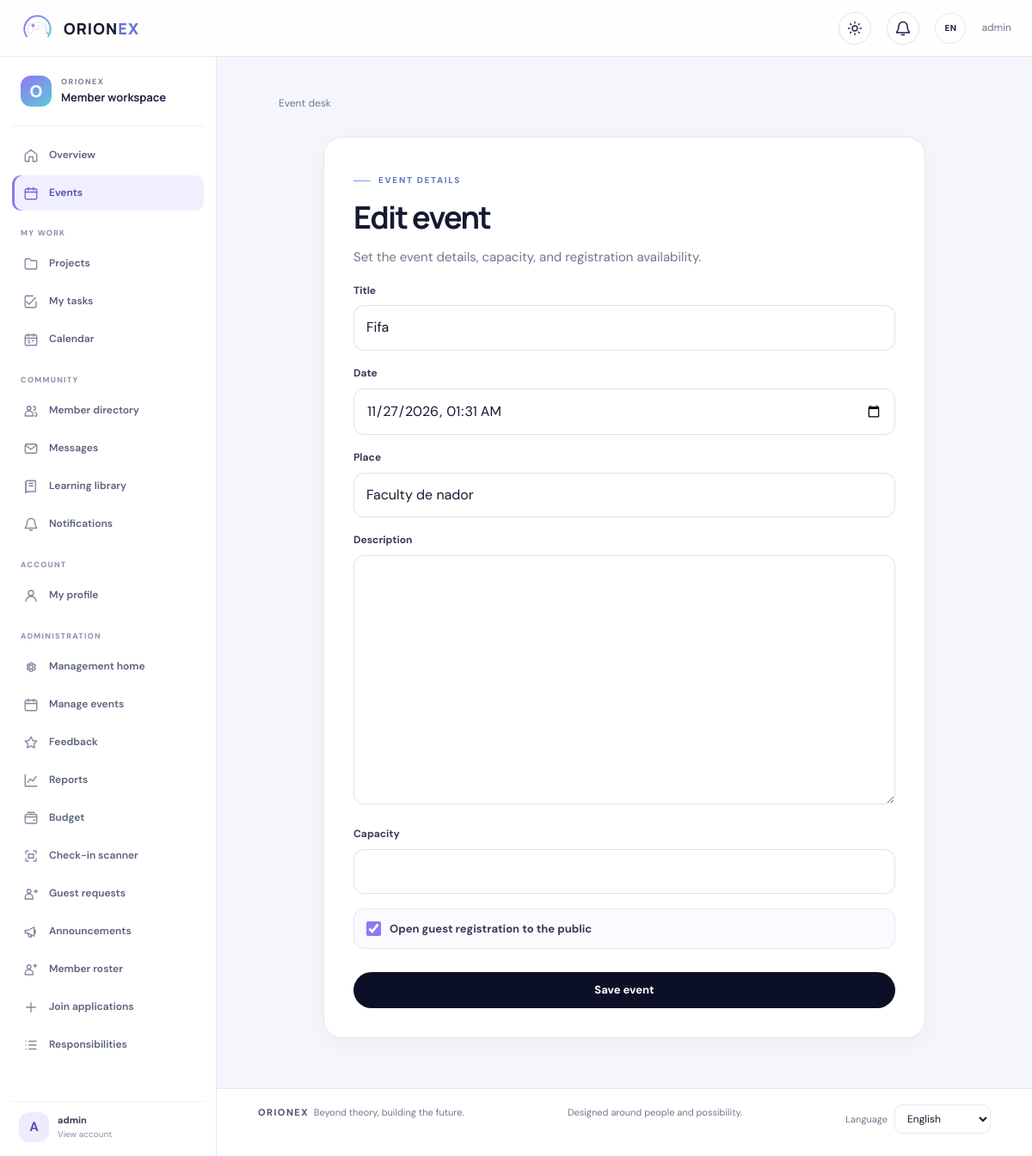
/events/4/edit/ (signed in), run on the app's committed database.
### core/models.py (models this page shows, shortened)
class Event(models.Model):
    title = models.CharField(max_length=200)
    date = models.DateTimeField()
    place = models.CharField(max_length=200, blank=True)
    registration_open = models.BooleanField(default=False)
    description = models.TextField(blank=True)
    capacity = models.PositiveIntegerField(null=True, blank=True)

### core/views.py (the view)
# urls.py: path('events/<int:event_id>/edit/', views.event_edit, name='event_edit'),
@capability_required("can_manage_events")
def event_edit(request, event_id=None):
    event = get_object_or_404(Event, id=event_id) if event_id else None
    if request.method == "POST":
        form = EventForm(request.POST, instance=event)
        if form.is_valid():
            is_new = event is None
            changed = bool(form.changed_data)
            saved = form.save()
            if is_new:
                _notify_members(f"New event: {saved.title}", "A new club event is on the calendar.", f"/events/{saved.pk}/")
            elif changed:
                _notify_members(f"Event updated: {saved.title}", "Event details have changed. Check the latest information.", f"/events/{saved.pk}/")
            messages.success(request, f"{saved.title} has been saved.")
            return redirect("events")
    else:
        form = EventForm(instance=event)
    return render(request, "core/event_form.html", {"form": form, "event": event})

### core/forms.py
class EventForm(forms.ModelForm):
    capacity = forms.IntegerField(required=False, min_value=1)
    date = forms.DateTimeField(
        input_formats=["%Y-%m-%dT%H:%M"],
        widget=forms.DateTimeInput(
            format="%Y-%m-%dT%H:%M",
            attrs={"type": "datetime-local"},
        ),
    )
    class Meta:
        model = Event
        fields = ("title", "date", "place", "description", "capacity", "registration_open")

### core/context_processors.py (called while the page is built)
def member_capabilities(request):
    unread_notifications = Notification.objects.filter(
        recipient=request.user, read_at__isnull=True
    ).count() if request.user.is_authenticated else 0
    unread_messages = Message.objects.filter(recipient=request.user, is_read=False).count() if request.user.is_authenticated else 0
    return {
        "capabilities": {
            capability: has_capability(request.user, capability)
            for capability in CAPABILITIES
        },
        "notification_unread": unread_notifications,
        "unread": unread_messages,
    }

### core/permissions.py (called while the page is built)
def has_capability(user, capability):
    if not user.is_authenticated:
        return False
    if user.is_superuser:
        return True
    try:
        member = user.member
    except user._meta.model.member.RelatedObjectDoesNotExist:
        member = None
    return bool(member and getattr(member, capability, False))

def capability_required(*capabilities):
    def decorate(view):
        @wraps(view)
        def wrapped(request, *args, **kwargs):
            if not request.user.is_authenticated:
                return redirect_to_login(request.get_full_path(), "/login/")
            if not any(has_capability(request.user, capability) for capability in capabilities):
                raise PermissionDenied
            return view(request, *args, **kwargs)
        return wrapped
    return decorate

### core/templates/core/event_form.html (shortened to what this page needs)
{% extends 'core/base.html' %}
{% block body %}
<main class="page page-narrow">
  <a class="admin-link" href="/events/"> Event desk</a>
  <section class="card form-card" style="margin-top:18px">
    <span class="eyebrow">Event details</span>
    <h1>{% if event %}Edit event{% else %}Create an event{% endif %}</h1>
    <p class="muted">Set the event details, capacity, and registration availability.</p>
    <form method="post">{% csrf_token %}
      {% for field in form %}
        <div class="field">
          {% if field.name == "registration_open" %}<label class="checkbox-field">{{ field }} <span>Open guest registration to the public</span></label>
          {% else %}<label for="{{ field.id_for_label }}">{{ field.label }}</label>{{ field }}{% endif %}
        </div>
      {% endfor %}
      <button class="button" type="submit">Save event</button>
    </form>
  </section>
</main>
{% endblock %}

### core/templates/core/base.html (shortened to what this page needs)
{% load static %}
<!doctype html>
<html lang="en">
<head>
  <link rel="stylesheet" href="{% static 'core/site.css' %}?v=member-workspace-2">
</head>
<body{% if user.is_authenticated %} class="workspace-app"{% endif %}>
  <header class="site-header{% if user.is_authenticated %} workspace-topbar{% endif %}">
    <div class="nav-wrap">
      <a class="brand" href="{% if user.is_authenticated %}/home/{% else %}/{% endif %}">
        <img src="{% static 'core/orionex-mark.svg' %}" alt="">
        <span>ORION<span style="color:#6176d6">EX</span></span>
      </a>
      <button type="button" class="theme-toggle" aria-label="Switch to dark mode" title="Switch to dark mode">
        <svg class="icon-sun" viewBox="0 0 24 24" aria-hidden="true"><circle cx="12" cy="12" r="4"></circle><path d="M12 2v2m0 16v2M4.93 4.93l1.42 1.42m11.3 11.3 1.42 1.42M2 12h2m16 0h2M4.93 19.07l1.42-1.42m11.3-11.3 1.42-1.42"></path></svg>
      </button>
      {% if user.is_authenticated and capabilities.can_access_notifications %}<a class="notification-nav-button" href="/notifications/" aria-label="Notifications" title="Notifications"><svg viewBox="0 0 24 24" aria-hidden="true"><path d="M18 9a6 6 0 0 0-12 0c0 7-3 7-3 9h18c0-2-3-2-3-9M10 21h4"/></svg></a>{% endif %}
      <button type="button" class="language-quick-toggle" aria-label="Switch language" title="Switch language">EN</button>
      {% if user.is_authenticated %}<span class="nav-user">{{ user.first_name|default:user.username }}</span>{% endif %}
    </div>
  </header>
  {% if user.is_authenticated %}
  <aside class="workspace-sidebar" id="workspace-sidebar" aria-label="Workspace navigation">
    <div class="workspace-sidebar-heading"><span class="workspace-mark">O</span><div><small>ORIONEX</small><strong>Member workspace</strong></div></div>
    <nav class="workspace-nav">
      <a class="{% if request.path == '/home/' %}active{% endif %}" href="/home/"><span class="workspace-nav-icon"><svg viewBox="0 0 24 24" aria-hidden="true"><path d="m3 10 9-7 9 7v10a1 1 0 0 1-1 1h-5v-7H9v7H4a1 1 0 0 1-1-1z"/></svg></span>Overview</a>
      <a class="{% if request.path == '/activities/' or '/events/' in request.path %}active{% endif %}" href="/activities/"><span class="workspace-nav-icon"><svg viewBox="0 0 24 24" aria-hidden="true"><rect x="3" y="5" width="18" height="16" rx="2"/><path d="M16 3v4M8 3v4M3 10h18"/></svg></span>Events</a>
      {% if capabilities.can_access_projects or capabilities.can_access_calendar %}<span class="workspace-nav-label">MY WORK</span>{% if capabilities.can_access_projects %}<a class="{% if '/projects/' in request.path %}active{% endif %}" href="/projects/"><span class="workspace-nav-icon"><svg viewBox="0 0 24 24" aria-hidden="true"><path d="M3 6a2 2 0 0 1 2-2h5l2 3h7a2 2 0 0 1 2 2v9a2 2 0 0 1-2 2H5a2 2 0 0 1-2-2z"/></svg></span>Projects</a><a class="{% if request.path == '/tasks/' %}active{% endif %}" href="/tasks/"><span class="workspace-nav-icon"><svg viewBox="0 0 24 24" aria-hidden="true"><path d="m5 12 4 4L19 6"/><path d="M20 12v7a2 2 0 0 1-2 2H5a2 2 0 0 1-2-2V5a2 2 0 0 1 2-2h10"/></svg></span>My tasks</a>{% endif %}{% if capabilities.can_access_calendar %}<a class="{% if request.path == '/calendar/' %}active{% endif %}" href="/calendar/"><span class="workspace-nav-icon"><svg viewBox="0 0 24 24" aria-hidden="true"><rect x="3" y="5" width="18" height="16" rx="2"/><path d="M16 3v4M8 3v4M3 10h18M8 14h2m4 0h2m-8 3h2"/></svg></span>Calendar</a>{% endif %}{% endif %}
      {% if capabilities.can_access_directory or capabilities.can_access_messages or capabilities.can_access_resources or capabilities.can_access_notifications %}<span class="workspace-nav-label">COMMUNITY</span>{% if capabilities.can_access_directory %}<a class="{% if request.path == '/directory/' %}active{% endif %}" href="/directory/"><span class="workspace-nav-icon"><svg viewBox="0 0 24 24" aria-hidden="true"><circle cx="9" cy="8" r="3"/><path d="M3 20v-2a6 6 0 0 1 12 0v2zM16 5a3 3 0 0 1 0 6m2 3a5 5 0 0 1 3 4v2h-3"/></svg></span>Member directory</a>{% endif %}{% if capabilities.can_access_messages %}<a class="{% if '/messages/' in request.path %}active{% endif %}" href="/messages/"><span class="workspace-nav-icon"><svg viewBox="0 0 24 24" aria-hidden="true"><rect x="3" y="5" width="18" height="14" rx="2"/><path d="m4 7 8 6 8-6"/></svg></span>Messages{% if unread %}<span class="workspace-nav-badge">{{ unread }}</span>{% endif %}</a>{% endif %}{% if capabilities.can_access_resources %}<a class="{% if request.path == '/resources/' %}active{% endif %}" href="/resources/"><span class="workspace-nav-icon"><svg viewBox="0 0 24 24" aria-hidden="true"><path d="M4 5a2 2 0 0 1 2-2h13v17H6a2 2 0 0 0-2 2z"/><path d="M4 5v17m5-15h6m-6 4h6"/></svg></span>Learning library</a>{% endif %}{% if capabilities.can_access_notifications %}<a class="{% if request.path == '/notifications/' %}active{% endif %}" href="/notifications/"><span class="workspace-nav-icon"><svg viewBox="0 0 24 24" aria-hidden="true"><path d="M18 9a6 6 0 0 0-12 0c0 7-3 7-3 9h18c0-2-3-2-3-9M10 21h4"/></svg></span>Notifications{% if notification_unread %}<span class="workspace-nav-badge">{{ notification_unread }}</span>{% endif %}</a>{% endif %}{% endif %}
      <span class="workspace-nav-label">ACCOUNT</span><a class="{% if request.path == '/profile/' %}active{% endif %}" href="/profile/"><span class="workspace-nav-icon"><svg viewBox="0 0 24 24" aria-hidden="true"><circle cx="12" cy="8" r="4"/><path d="M4 21a8 8 0 0 1 16 0"/></svg></span>My profile</a>
      {% if capabilities.can_manage_events or capabilities.can_manage_guests or capabilities.can_scan or capabilities.can_manage_announcements or capabilities.can_manage_members or capabilities.can_manage_permissions %}<span class="workspace-nav-label">ADMINISTRATION</span><a class="{% if request.path == '/manage/' %}active{% endif %}" href="/manage/"><span class="workspace-nav-icon"><svg viewBox="0 0 24 24" aria-hidden="true"><circle cx="12" cy="12" r="3"/><path d="m19.4 15 .1.1 1.4 1.1-1.5 2.6-1.7-.6a8 8 0 0 1-1.5.9l-.3 1.8h-3l-.3-1.8a8 8 0 0 1-1.5-.9l-1.7.6-1.5-2.6 1.4-1.1a7 7 0 0 1 0-1.8l-1.4-1.1 1.5-2.6 1.7.6a8 8 0 0 1 1.5-.9l.3-1.8h3l.3 1.8a8 8 0 0 1 1.5.9l1.7-.6 1.5 2.6-1.4 1.1a7 7 0 0 1-.1 1.7z" transform="translate(-2 -2)"/></svg></span>Management home</a>{% if capabilities.can_manage_events %}<a class="{% if request.path == '/events/' %}active{% endif %}" href="/events/"><span class="workspace-nav-icon"><svg viewBox="0 0 24 24" aria-hidden="true"><rect x="3" y="5" width="18" height="16" rx="2"/><path d="M16 3v4M8 3v4M3 10h18"/></svg></span>Manage events</a><a class="{% if request.path == '/event-feedback/' %}active{% endif %}" href="/event-feedback/"><span class="workspace-nav-icon"><svg viewBox="0 0 24 24" aria-hidden="true"><path d="m12 3 2.8 5.7 6.2.9-4.5 4.4 1.1 6.2-5.6-3-5.6 3 1.1-6.2L3 9.6l6.2-.9z"/></svg></span>Feedback</a><a class="{% if request.path == '/analytics/' %}active{% endif %}" href="/analytics/"><span class="workspace-nav-icon"><svg viewBox="0 0 24 24" aria-hidden="true"><path d="M3 3v18h18M7 15l4-5 4 3 5-7"/></svg></span>Reports</a><a class="{% if request.path == '/budget/' %}active{% endif %}" href="/budget/"><span class="workspace-nav-icon"><svg viewBox="0 0 24 24" aria-hidden="true"><rect x="3" y="6" width="18" height="14" rx="2"/><path d="M3 10h18m-5 5h2M7 3h10"/></svg></span>Budget</a>{% endif %}{% if capabilities.can_scan %}<a class="{% if request.path == '/scan/' %}active{% endif %}" href="/scan/"><span class="workspace-nav-icon"><svg viewBox="0 0 24 24" aria-hidden="true"><path d="M4 8V5a1 1 0 0 1 1-1h3m8 0h3a1 1 0 0 1 1 1v3m0 8v3a1 1 0 0 1-1 1h-3m-8 0H5a1 1 0 0 1-1-1v-3M8 9h8v6H8z"/></svg></span>Check-in scanner</a>{% endif %}{% if capabilities.can_manage_guests %}<a class="{% if request.path == '/guests/' %}active{% endif %}" href="/guests/"><span class="workspace-nav-icon"><svg viewBox="0 0 24 24" aria-hidden="true"><circle cx="9" cy="8" r="3"/><path d="M3 20v-2a6 6 0 0 1 12 0v2zM17 8h5m-2.5-2.5v5"/></svg></span>Guest requests</a>{% endif %}{% if capabilities.can_manage_announcements %}<a class="{% if '/announcements/' in request.path %}active{% endif %}" href="/announcements/"><span class="workspace-nav-icon"><svg viewBox="0 0 24 24" aria-hidden="true"><path d="M3 10v4h4l10 5V5L7 10zM7 14l2 6h4l-2-4m6-8a5 5 0 0 1 0 8"/></svg></span>Announcements</a>{% endif %}{% if capabilities.can_manage_members %}<a class="{% if request.path == '/members/' %}active{% endif %}" href="/members/"><span class="workspace-nav-icon"><svg viewBox="0 0 24 24" aria-hidden="true"><circle cx="9" cy="8" r="3"/><path d="M3 20v-2a6 6 0 0 1 12 0v2zM16 6h5m-2.5-2.5v5"/></svg></span>Member roster</a><a class="{% if request.path == '/applications/' %}active{% endif %}" href="/applications/"><span class="workspace-nav-icon"><svg viewBox="0 0 24 24" aria-hidden="true"><path d="M12 5v14m-7-7h14"/></svg></span>Join applications</a>{% endif %}{% if capabilities.can_manage_permissions %}<a class="{% if '/responsibilities/' in request.path %}active{% endif %}" href="/responsibilities/"><span class="workspace-nav-icon"><svg viewBox="0 0 24 24" aria-hidden="true"><path d="M9 6h11M9 12h11M9 18h11M4 6h.01M4 12h.01M4 18h.01"/></svg></span>Responsibilities</a>{% endif %}{% endif %}
    </nav>
    <a class="workspace-sidebar-account" href="/profile/"><span class="workspace-avatar">{{ user.first_name|default:user.username|slice:':1'|upper }}</span><span><b>{{ user.first_name|default:user.username }}</b><small>View account</small></span></a>
  </aside>
  <div class="workspace-main">
  {% endif %}
  {% block body %}{% endblock %}
  <footer class="footer">
    <span><b>ORIONEX</b> &nbsp;Beyond theory, building the future.</span>
    <span>Designed around people and possibility.</span>
    <label class="language-picker" for="site-language"><span>Language</span><select id="site-language" aria-label="Language"><option value="en">English</option><option value="fr">Français</option></select></label>
  </footer>
  {% if user.is_authenticated %}</div>{% endif %}
</body>
</html>

### data on the page
Event: form "Fifa" "11/27/2026 01:31" "Faculty de nador", form "☑"

### other printed values
{{ user.first_name|default:user.username }} "admin"
{{ user.first_name|default:user.username|slice:':1'|upper }} "A"
{{ field.label }} "Title" "Date" "Place" "Description" "Capacity"
